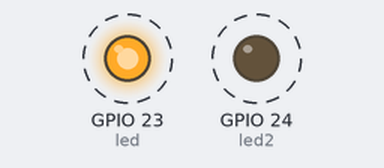
The program below on a simulated Raspberry Pi (BCM pin numbers). Parts: output pins drawn as LEDs (lit = HIGH). Dashed ring = blinking. What the program prints to the terminal is not drawn.

Above: at 0.5 s.
Timing chart, 0 to 4.6 s (numbered marks = the images above):
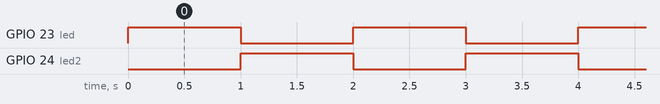

The program:

clab1.py
```python
from gpiozero import LED
from time import sleep

led = LED(23)
led2 = LED(24)

delay = 1

while True:
    led.on()
    led2.off()
    print('led on')
    sleep(delay)
    led.off()
    led2.on()
    print('led off')
    sleep(delay)
from gpiozero import LED
from time import sleep


led = LED(23)
led.on()
```

Measured:
- by itself, GPIO 23 (led), GPIO 24 (led2): alternates HIGH for 1.0 s and LOW for 1.0 s
